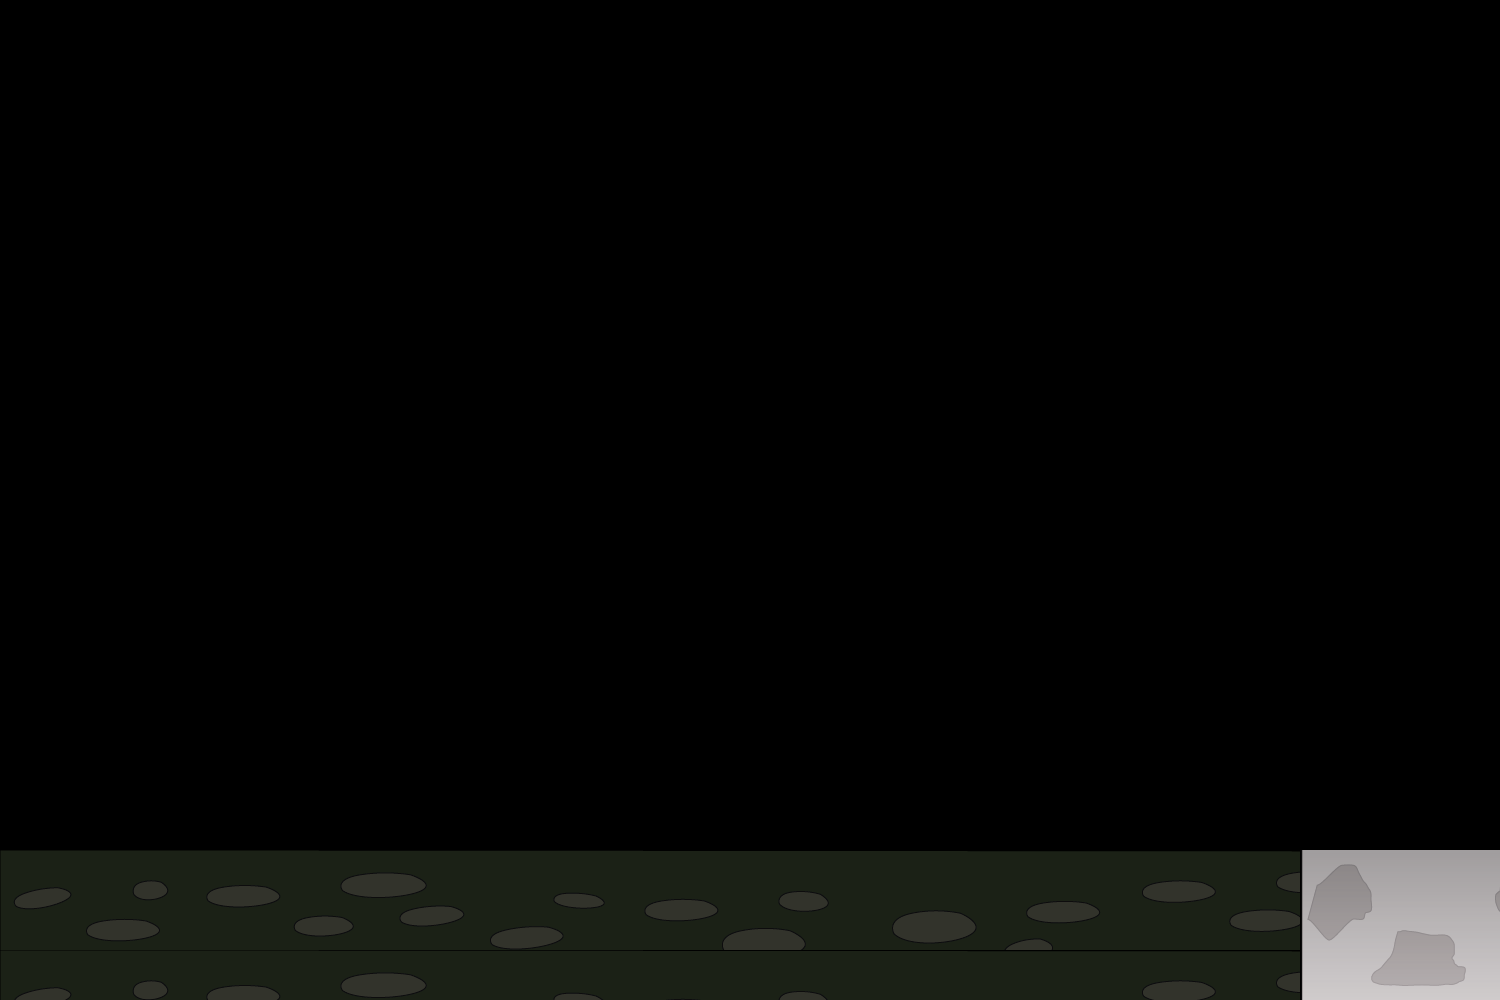

This is a level from a 2D game, rendered from its Tiled map with the project's own tilesets. A one-line summary and the map file follow, with tile-layer data summarised:
An orthogonal 30x40 tile map with 50x25 px tiles, 1 tile layer (Tile Layer 1), 2 tilesets.

<map version="1.0" orientation="orthogonal" width="30" height="40" tilewidth="50" tileheight="25">
 <tileset firstgid="1" name="ground2" tilewidth="50" tileheight="25">
  <image source="groundCity.png" width="1922" height="165" />
 </tileset>
 <tileset firstgid="229" name="ground" tilewidth="50" tileheight="25">
  <image source="ground.png" width="1922" height="122" />
 </tileset>
 <layer name="Tile Layer 1" width="30" height="40">
  <data>[1200 cells, 180 non-empty, 128 distinct tile ids]</data>
 </layer>
</map>
